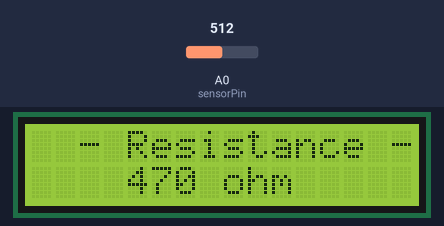
The sketch below on a simulated Arduino Uno, built with avr-gcc and run on an emulated ATmega328P. Shown: 16×2 character LCD. The test bench sets the inputs (shaded band); at power-on: A0 (sensorPin) = 512.

Above: at 2.7 s.
2.8 s: A0 (sensorPin) set to 342
At 3.6 s:
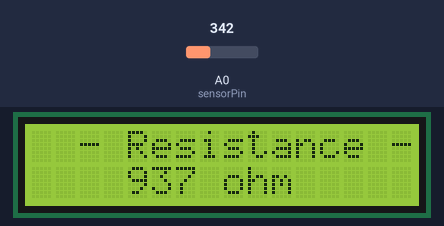
4.6 s: A0 (sensorPin) set to 311
At 5.7 s:
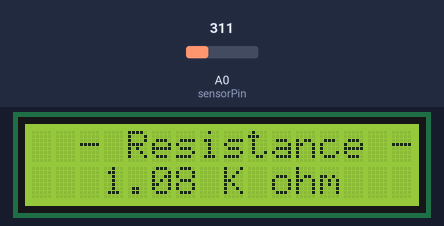
6.2 s: A0 (sensorPin) set to 194
At 6.6 s:
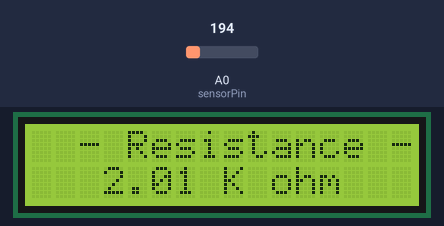
7.7 s: A0 (sensorPin) set to 171
At 8.6 s:
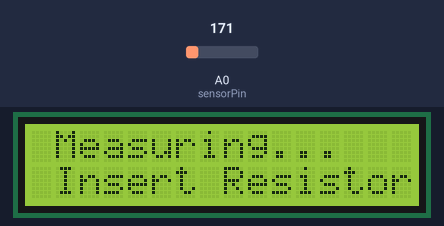
9.3 s: A0 (sensorPin) set to 0
At 10.6 s:
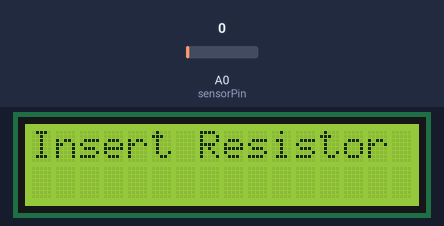
10.9 s: A0 (sensorPin) set to 122
At 11.4 s:
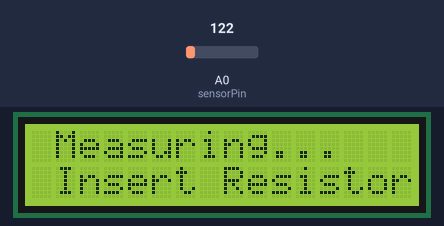
Timing chart, 0 to 13.4 s (numbered marks = the images above; inputs shaded):
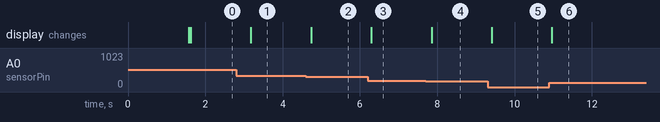

Measured:
- the behaviour switches between 328 and 327 on A0 (sensorPin) (found by bisection; images 1 and 2)
- the behaviour switches between 185 and 184 on A0 (sensorPin) (found by bisection; images 3 and 4)
- after the input at 2.8 s, the display: changes after 0.38 s (image 1)
- after the input at 4.6 s, the display: changes after 0.14 s (image 2)
- after the input at 6.2 s, the display: changes after 0.10 s (image 3)
- after the input at 7.7 s, the display: changes after 0.15 s (image 4)
- after the input at 9.3 s, the display: changes after 0.11 s (image 5)
- after the input at 10.9 s, the display: changes after 0.07 s (image 6)

The sketch:

Ohmmeter.ino
```cpp
#include <LiquidCrystal.h>

LiquidCrystal lcd(12, 11, 5, 4, 3, 2);

const int sensorPin = A0;
const float inputVoltage = 5.0;
const float knownResistor = 470.0;

int analogValue = 0;
float outputVoltage = 0.0;
float unknownResistance = 0.0;

int readStableAnalog(int pin, int samples = 10) {
  long total = 0;
  for (int i = 0; i < samples; i++) {
    total += analogRead(pin);
    delay(5);
  }
  return total / samples;
}

void setup() {
  lcd.begin(16, 2);
  lcd.print("Resistor Meter");
  delay(1500);
  lcd.clear();
}

void loop() {
  analogValue = readStableAnalog(sensorPin);

  if (analogValue > 0) {
    outputVoltage = (analogValue * inputVoltage) / 1024.0;

    if (outputVoltage > 0.9) {
      float ratio = (inputVoltage / outputVoltage) - 1.0;
      unknownResistance = knownResistor * ratio;

      lcd.clear();
      lcd.setCursor(0, 0);
      lcd.print("  - Resistance -");
      lcd.setCursor(0, 1);

      if (unknownResistance >= 1000.0) {
        lcd.print("   ");
        lcd.print(unknownResistance / 1000.0, 2);
        lcd.print(" K ohm");
      } else {
        lcd.print("    ");
        lcd.print(unknownResistance, 0);
        lcd.print(" ohm");
      }
    } else {
      lcd.clear();
      lcd.setCursor(0, 0);
      lcd.print(" Measuring...");
      lcd.setCursor(0, 1);
      lcd.print(" Insert Resistor ");
    }
  } else {
    lcd.clear();
    lcd.setCursor(0, 0);
    lcd.print("Insert Resistor");
  }

  delay(1500);
}
```
